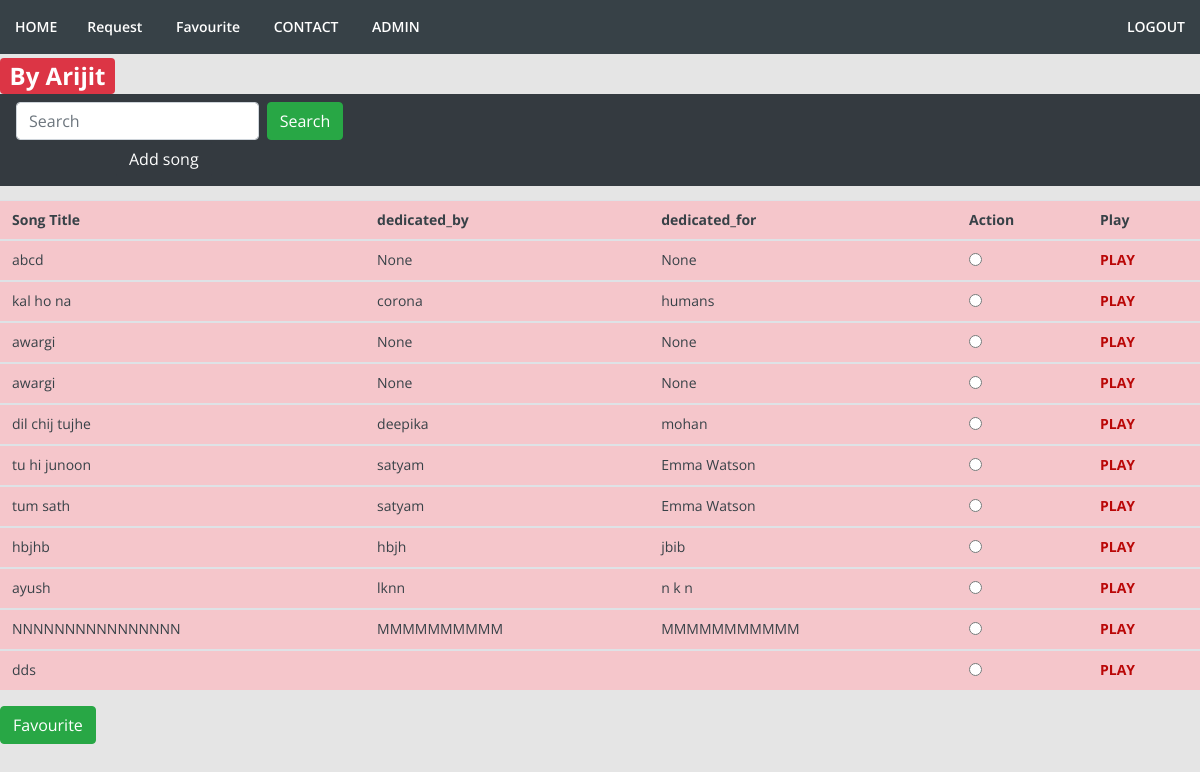
The app's page /home/album/1/favourite/ (signed in) with its own data.
### music_app/models.py (models this page shows, shortened)
class album(models.Model):
    category = models.ForeignKey(albumCategory,related_name="category_album",on_delete=models.CASCADE)
    name = models.CharField(max_length=150,null=True,blank=False)
    picture = models.FileField(null=True)
    genre = models.CharField(max_length=150,null=True,blank=False)
    album_added = models.DateTimeField(auto_now_add=True)
    age = models.IntegerField()

class song(models.Model):
    song_album = models.ForeignKey(album,related_name="song_album",on_delete=models.PROTECT)
    is_visible = models.BooleanField(default=False)#if is_visible == False then show as requested song. If admin accepts is_visible= True, and not a part of requested from last condition.If deleted then no question of song object
    song_name = models.CharField(max_length=150,null=True,blank=False)
    song_file = models.FileField(null=True)
    dedicated_by = models.CharField(max_length=40,null=True,blank=False)
    dedicated_for = models.CharField(max_length=40,null=True,blank=False)
    date_added= models.DateTimeField(auto_now_add=True)

### music_app/views.py (the view, shortened to what this page needs)
# urls.py: path("home/album/<int:album_id>/favourite/", views.favourite, name='favourite'),
@login_required
def favourite(request,album_id):
    try:
        requested_album = album.objects.get(id=album_id)
        filtered_song= song.objects.filter(song_album= requested_album)
    except:
        raise Http404("Album Does not exist")
    return render(request,'song.html',{'Allsong':filtered_song,'album':requested_album})

### templates/song.html (shortened to what this page needs)
{% extends 'base.html' %}
{% block body %}
{% load static %}
{% static 'music' as base %}
<h2><span class="badge badge-danger">By {{ album.name }}</span></h2>
  <nav class="navbar navbar-expand-sm bg-dark navbar-dark">
    <form class="form-inline" action="/album/{{album.id}}/" method="POST">
      <input class="form-control mr-sm-2" type="text" name="name_song" placeholder="Search" style="width: 50%;">
      <button class="btn btn-success" name="search" type="submit">Search</button>
      {% if user.is_authenticated %}
      <button type="button" style="margin-left: 100px;" class="btn btn-dark" onclick="document.getElementById('id02').style.display='block'">Add song</button>
      {% endif %}
    </form>
  </nav>
  <br>
<form action="/home/album/{{album.id}}/favourite/" method="POST">
     <table class="table table-danger table-hover">
      <thead>
          <tr>
          <th>Song Title</th>
          <th>dedicated_by</th>
          <th>dedicated_for</th>
          <th>Action</th>
          <th>Play</th>
          </tr>
      </thead>
{% for song in Allsong %}
    <tbody>
      <tr>
        <td>{{ song.song_name }}</td>
        <td>{{ song.dedicated_by }}</td>
        <td>{{ song.dedicated_for }}</td>
        <td><input type="radio" id="song{{forloop.counter}}" name="song" value="{{ song.id }}"></td>
        <td>{% if song.song_file %}
            <a href="{{song.song_file.url}}" target="_blank"><strong>PLAY</strong></a>
            {% endif %}
        </td>
      </tr>
    </tbody>
{% endfor %}
</table>
{% if user.is_authenticated %}
<input type="submit" value="Favourite" name="favourite" class="btn btn-success">
{% endif %}
</form>
{% endblock %}

### static/base1.css (style rules this page uses)
*,html,body,div,dl,dt,dd,ul,ol,li,h1,h2,h3,h4,h5,h6,pre,form,label,fieldset,input,p,blockquote,th,td { margin: 0; padding: 0; }
body { background-image: url("https://www.google.com/url?sa=i&url=https%3A%2F%2Fwallpapercave.com%2Fmusic-wallpaper-1920x1080&psig=AOvVaw3PK4xjO1DkNiqyHt0BKKnD&ust=1591972432180000&source=images&cd=vfe&ved=0CAIQjRxqFwoTCPDE3cv9-ekCFQAAAAAdAAAAABAD"); background-color: #cccccc; }
article,aside,figure,footer,header,hgroup,nav,section { display: block; }
* { -webkit-box-sizing: border-box; -moz-box-sizing: border-box; box-sizing: border-box; }
html { -webkit-font-smoothing: antialiased; }
a { color: #BA0707; text-decoration: none; }
body { background: #e5e5e5; color: #374147; font: 14px "Open Sans",Helvetica,Arial,sans-serif; -webkit-font-smoothing: antialiased; line-height: 1; width: 100%; }
nav { display: block; background: #374147; }

### templates/base.html (style rules this page uses)
body { background-image: src; }

### records on screen
album: name "Arijit"
song: song_name "abcd", dedicated_by "None", dedicated_for "None"
song: song_name "kal ho na", dedicated_by "corona", dedicated_for "humans"
song: song_name "awargi", dedicated_by "None", dedicated_for "None"
song: song_name "awargi", dedicated_by "None", dedicated_for "None"
song: song_name "dil chij tujhe", dedicated_by "deepika", dedicated_for "mohan"
song: song_name "tu hi junoon", dedicated_by "satyam", dedicated_for "Emma Watson"
song: song_name "tum sath", dedicated_by "satyam", dedicated_for "Emma Watson"
song: song_name "hbjhb", dedicated_by "hbjh", dedicated_for "jbib"
song: song_name "ayush", dedicated_by "lknn", dedicated_for "n k n"
song: song_name "NNNNNNNNNNNNNNNN", dedicated_by "MMMMMMMMMM", dedicated_for "MMMMMMMMMMM"
song: song_name "dds"
